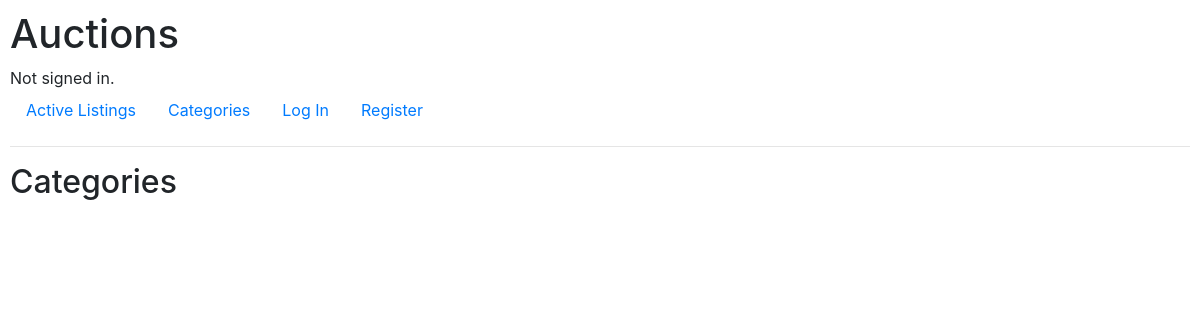
Before: /categories with the older database file.
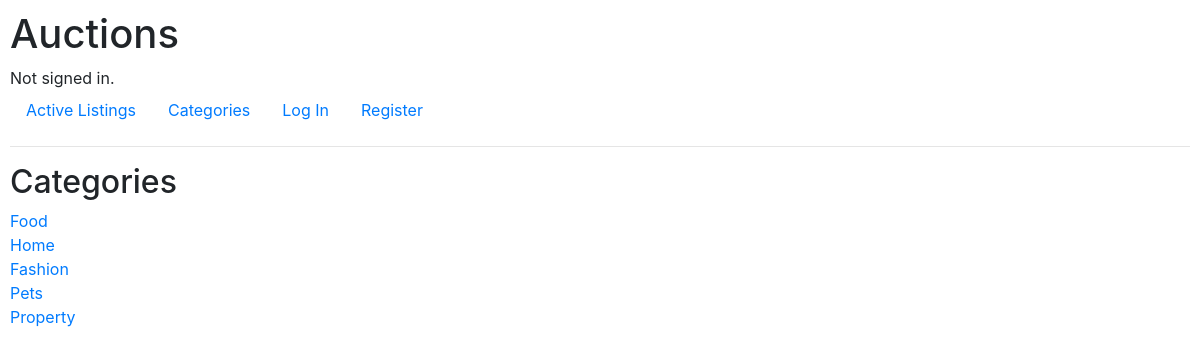
After: the same page with the newer database file.
### auctions/models.py (models this page shows)
class Category(models.Model):
    name = models.CharField(max_length=100)
    def __str__(self):
        return f"{self.name}"

### auctions/views.py (the view)
# urls.py: path("categories", views.categories, name="categories"),
def categories(request):
    cat_list = Category.objects.all()
    return render(request, "auctions/categories.html", {
        "cat_list": cat_list
    })

### auctions/templates/auctions/categories.html
{% extends "auctions/layout.html" %}
{% block body %}
    <h2>Categories</h2>
    {% for cat in cat_list %}
        <a href="{% url 'category_listing' cat.name %}">{{cat}}</a>
        <br>
    {% endfor %}
{% endblock %}

### auctions/templates/auctions/layout.html (shortened to what this page needs)
{% load static %}
<!DOCTYPE html>
<html lang="en">
    <head>
        <link rel="stylesheet" href="https://stackpath.bootstrapcdn.com/bootstrap/4.4.1/css/bootstrap.min.css">
        <link href="{% static 'auctions/styles.css'%}/" rel="stylesheet">
    </head>
    <body>
        <h1>Auctions</h1>
        <div>
            {% if user.is_authenticated %}
                Signed in as <strong>{{ user.username }}</strong>.
            {% else %}
                Not signed in.
            {% endif %}
        </div>
        <ul class="nav">
            <li class="nav-item">
                <a class="nav-link" href="{% url 'index' %}">Active Listings</a>
            </li>
            <li class="nav-item">
                <a class="nav-link" href="{% url 'categories' %}">Categories</a>
            </li>
            {% if user.is_authenticated %}
                <li class="nav-item">
                    <a class="nav-link" href="{% url 'logout' %}">Log Out</a>
                </li>
                <li class="nav-item">
                    <a class="nav-link" href="{% url 'create_listing' %}">Create listing</a>
                </li>
                <li class="nav-item">
                    <a class="nav-link" href="{% url 'watchlist_page' %}">Watchlist</a>
                </li>
            {% else %}
                <li class="nav-item">
                    <a class="nav-link" href="{% url 'login' %}">Log In</a>
                </li>
                <li class="nav-item">
                    <a class="nav-link" href="{% url 'register' %}">Register</a>
                </li>
            {% endif %}
        </ul>
        <hr>
        {% block body %}
        {% endblock %}
    </body>
</html>

### auctions/static/auctions/styles.css (style rules this page uses)
body { padding: 10px; }

Changed rows visible on the page:
added Category: name "Food"
added Category: name "Home"
added Category: name "Fashion"
added Category: name "Pets"
added Category: name "Property"
